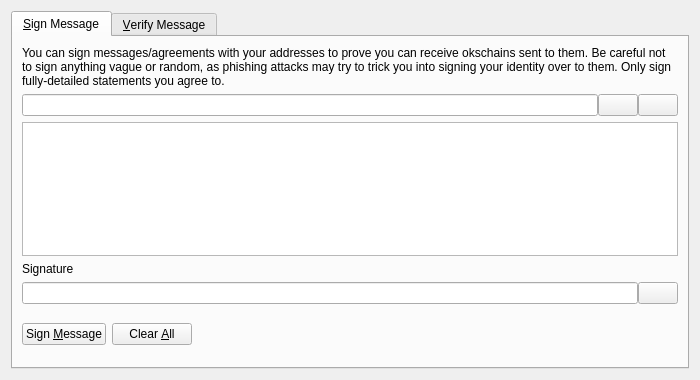
<?xml version="1.0" encoding="UTF-8"?>
<ui version="4.0">
 <class>SignVerifyMessageDialog</class>
 <widget class="QDialog" name="SignVerifyMessageDialog">
  <property name="geometry">
   <rect>
    <x>0</x>
    <y>0</y>
    <width>700</width>
    <height>380</height>
   </rect>
  </property>
  <property name="windowTitle">
   <string>Signatures - Sign / Verify a Message</string>
  </property>
  <property name="modal">
   <bool>true</bool>
  </property>
  <layout class="QVBoxLayout" name="verticalLayout">
   <item>
    <widget class="QTabWidget" name="tabWidget">
     <property name="currentIndex">
      <number>0</number>
     </property>
     <widget class="QWidget" name="tabSignMessage">
      <attribute name="title">
       <string>&amp;Sign Message</string>
      </attribute>
      <layout class="QVBoxLayout" name="verticalLayout_SM">
       <item>
        <widget class="QLabel" name="infoLabel_SM">
         <property name="text">
          <string>You can sign messages/agreements with your addresses to prove you can receive okschains sent to them. Be careful not to sign anything vague or random, as phishing attacks may try to trick you into signing your identity over to them. Only sign fully-detailed statements you agree to.</string>
         </property>
         <property name="textFormat">
          <enum>Qt::PlainText</enum>
         </property>
         <property name="wordWrap">
          <bool>true</bool>
         </property>
        </widget>
       </item>
       <item>
        <layout class="QHBoxLayout" name="horizontalLayout_1_SM">
         <property name="spacing">
          <number>0</number>
         </property>
         <item>
          <widget class="QValidatedLineEdit" name="addressIn_SM">
           <property name="toolTip">
            <string>The Okschain address to sign the message with</string>
           </property>
          </widget>
         </item>
         <item>
          <widget class="QPushButton" name="addressBookButton_SM">
           <property name="toolTip">
            <string>Choose previously used address</string>
           </property>
           <property name="text">
            <string/>
           </property>
           <property name="icon">
            <iconset resource="../bitcoin.qrc">
             <normaloff>:/icons/address-book</normaloff>:/icons/address-book</iconset>
           </property>
           <property name="shortcut">
            <string>Alt+A</string>
           </property>
           <property name="autoDefault">
            <bool>false</bool>
           </property>
          </widget>
         </item>
         <item>
          <widget class="QPushButton" name="pasteButton_SM">
           <property name="toolTip">
            <string>Paste address from clipboard</string>
           </property>
           <property name="text">
            <string/>
           </property>
           <property name="icon">
            <iconset resource="../bitcoin.qrc">
             <normaloff>:/icons/editpaste</normaloff>:/icons/editpaste</iconset>
           </property>
           <property name="shortcut">
            <string>Alt+P</string>
           </property>
           <property name="autoDefault">
            <bool>false</bool>
           </property>
          </widget>
         </item>
        </layout>
       </item>
       <item>
        <widget class="QPlainTextEdit" name="messageIn_SM">
         <property name="toolTip">
          <string>Enter the message you want to sign here</string>
         </property>
        </widget>
       </item>
       <item>
        <widget class="QLabel" name="signatureLabel_SM">
         <property name="text">
          <string>Signature</string>
         </property>
         <property name="textFormat">
          <enum>Qt::PlainText</enum>
         </property>
        </widget>
       </item>
       <item>
        <layout class="QHBoxLayout" name="horizontalLayout_2_SM">
         <property name="spacing">
          <number>0</number>
         </property>
         <item>
          <widget class="QLineEdit" name="signatureOut_SM">
           <property name="font">
            <font>
             <italic>true</italic>
            </font>
           </property>
           <property name="readOnly">
            <bool>true</bool>
           </property>
          </widget>
         </item>
         <item>
          <widget class="QPushButton" name="copySignatureButton_SM">
           <property name="toolTip">
            <string>Copy the current signature to the system clipboard</string>
           </property>
           <property name="text">
            <string/>
           </property>
           <property name="icon">
            <iconset resource="../bitcoin.qrc">
             <normaloff>:/icons/editcopy</normaloff>:/icons/editcopy</iconset>
           </property>
           <property name="autoDefault">
            <bool>false</bool>
           </property>
          </widget>
         </item>
        </layout>
       </item>
       <item>
        <layout class="QHBoxLayout" name="horizontalLayout_3_SM">
         <item>
          <widget class="QPushButton" name="signMessageButton_SM">
           <property name="toolTip">
            <string>Sign the message to prove you own this Okschain address</string>
           </property>
           <property name="text">
            <string>Sign &amp;Message</string>
           </property>
           <property name="icon">
            <iconset resource="../bitcoin.qrc">
             <normaloff>:/icons/edit</normaloff>:/icons/edit</iconset>
           </property>
           <property name="autoDefault">
            <bool>false</bool>
           </property>
          </widget>
         </item>
         <item>
          <widget class="QPushButton" name="clearButton_SM">
           <property name="toolTip">
            <string>Reset all sign message fields</string>
           </property>
           <property name="text">
            <string>Clear &amp;All</string>
           </property>
           <property name="icon">
            <iconset resource="../bitcoin.qrc">
             <normaloff>:/icons/remove</normaloff>:/icons/remove</iconset>
           </property>
           <property name="autoDefault">
            <bool>false</bool>
           </property>
          </widget>
         </item>
         <item>
          <spacer name="horizontalSpacer_1_SM">
           <property name="orientation">
            <enum>Qt::Horizontal</enum>
           </property>
           <property name="sizeHint" stdset="0">
            <size>
             <width>40</width>
             <height>48</height>
            </size>
           </property>
          </spacer>
         </item>
         <item>
          <widget class="QLabel" name="statusLabel_SM">
           <property name="font">
            <font>
             <weight>75</weight>
             <bold>true</bold>
            </font>
           </property>
           <property name="text">
            <string/>
           </property>
           <property name="wordWrap">
            <bool>true</bool>
           </property>
          </widget>
         </item>
         <item>
          <spacer name="horizontalSpacer_2_SM">
           <property name="orientation">
            <enum>Qt::Horizontal</enum>
           </property>
           <property name="sizeHint" stdset="0">
            <size>
             <width>40</width>
             <height>48</height>
            </size>
           </property>
          </spacer>
         </item>
        </layout>
       </item>
      </layout>
     </widget>
     <widget class="QWidget" name="tabVerifyMessage">
      <attribute name="title">
       <string>&amp;Verify Message</string>
      </attribute>
      <layout class="QVBoxLayout" name="verticalLayout_VM">
       <item>
        <widget class="QLabel" name="infoLabel_VM">
         <property name="text">
          <string>Enter the receiver's address, message (ensure you copy line breaks, spaces, tabs, etc. exactly) and signature below to verify the message. Be careful not to read more into the signature than what is in the signed message itself, to avoid being tricked by a man-in-the-middle attack. Note that this only proves the signing party receives with the address, it cannot prove sendership of any transaction!</string>
         </property>
         <property name="textFormat">
          <enum>Qt::PlainText</enum>
         </property>
         <property name="alignment">
          <set>Qt::AlignLeading|Qt::AlignLeft|Qt::AlignTop</set>
         </property>
         <property name="wordWrap">
          <bool>true</bool>
         </property>
        </widget>
       </item>
       <item>
        <layout class="QHBoxLayout" name="horizontalLayout_1_VM">
         <property name="spacing">
          <number>0</number>
         </property>
         <item>
          <widget class="QValidatedLineEdit" name="addressIn_VM">
           <property name="toolTip">
            <string>The Okschain address the message was signed with</string>
           </property>
          </widget>
         </item>
         <item>
          <widget class="QPushButton" name="addressBookButton_VM">
           <property name="toolTip">
            <string>Choose previously used address</string>
           </property>
           <property name="text">
            <string/>
           </property>
           <property name="icon">
            <iconset resource="../bitcoin.qrc">
             <normaloff>:/icons/address-book</normaloff>:/icons/address-book</iconset>
           </property>
           <property name="shortcut">
            <string>Alt+A</string>
           </property>
           <property name="autoDefault">
            <bool>false</bool>
           </property>
          </widget>
         </item>
        </layout>
       </item>
       <item>
        <widget class="QPlainTextEdit" name="messageIn_VM"/>
       </item>
       <item>
        <widget class="QValidatedLineEdit" name="signatureIn_VM"/>
       </item>
       <item>
        <layout class="QHBoxLayout" name="horizontalLayout_2_VM">
         <item>
          <widget class="QPushButton" name="verifyMessageButton_VM">
           <property name="toolTip">
            <string>Verify the message to ensure it was signed with the specified Okschain address</string>
           </property>
           <property name="text">
            <string>Verify &amp;Message</string>
           </property>
           <property name="icon">
            <iconset resource="../bitcoin.qrc">
             <normaloff>:/icons/transaction_0</normaloff>:/icons/transaction_0</iconset>
           </property>
           <property name="autoDefault">
            <bool>false</bool>
           </property>
          </widget>
         </item>
         <item>
          <widget class="QPushButton" name="clearButton_VM">
           <property name="toolTip">
            <string>Reset all verify message fields</string>
           </property>
           <property name="text">
            <string>Clear &amp;All</string>
           </property>
           <property name="icon">
            <iconset resource="../bitcoin.qrc">
             <normaloff>:/icons/remove</normaloff>:/icons/remove</iconset>
           </property>
           <property name="autoDefault">
            <bool>false</bool>
           </property>
          </widget>
         </item>
         <item>
          <spacer name="horizontalSpacer_1_VM">
           <property name="orientation">
            <enum>Qt::Horizontal</enum>
           </property>
           <property name="sizeHint" stdset="0">
            <size>
             <width>40</width>
             <height>48</height>
            </size>
           </property>
          </spacer>
         </item>
         <item>
          <widget class="QLabel" name="statusLabel_VM">
           <property name="font">
            <font>
             <weight>75</weight>
             <bold>true</bold>
            </font>
           </property>
           <property name="text">
            <string/>
           </property>
           <property name="wordWrap">
            <bool>true</bool>
           </property>
          </widget>
         </item>
         <item>
          <spacer name="horizontalSpacer_2_VM">
           <property name="orientation">
            <enum>Qt::Horizontal</enum>
           </property>
           <property name="sizeHint" stdset="0">
            <size>
             <width>40</width>
             <height>48</height>
            </size>
           </property>
          </spacer>
         </item>
        </layout>
       </item>
      </layout>
     </widget>
    </widget>
   </item>
  </layout>
 </widget>
 <customwidgets>
  <customwidget>
   <class>QValidatedLineEdit</class>
   <extends>QLineEdit</extends>
   <header>qt/qvalidatedlineedit.h</header>
  </customwidget>
 </customwidgets>
 <resources>
  <include location="../bitcoin.qrc"/>
 </resources>
 <connections/>
</ui>
